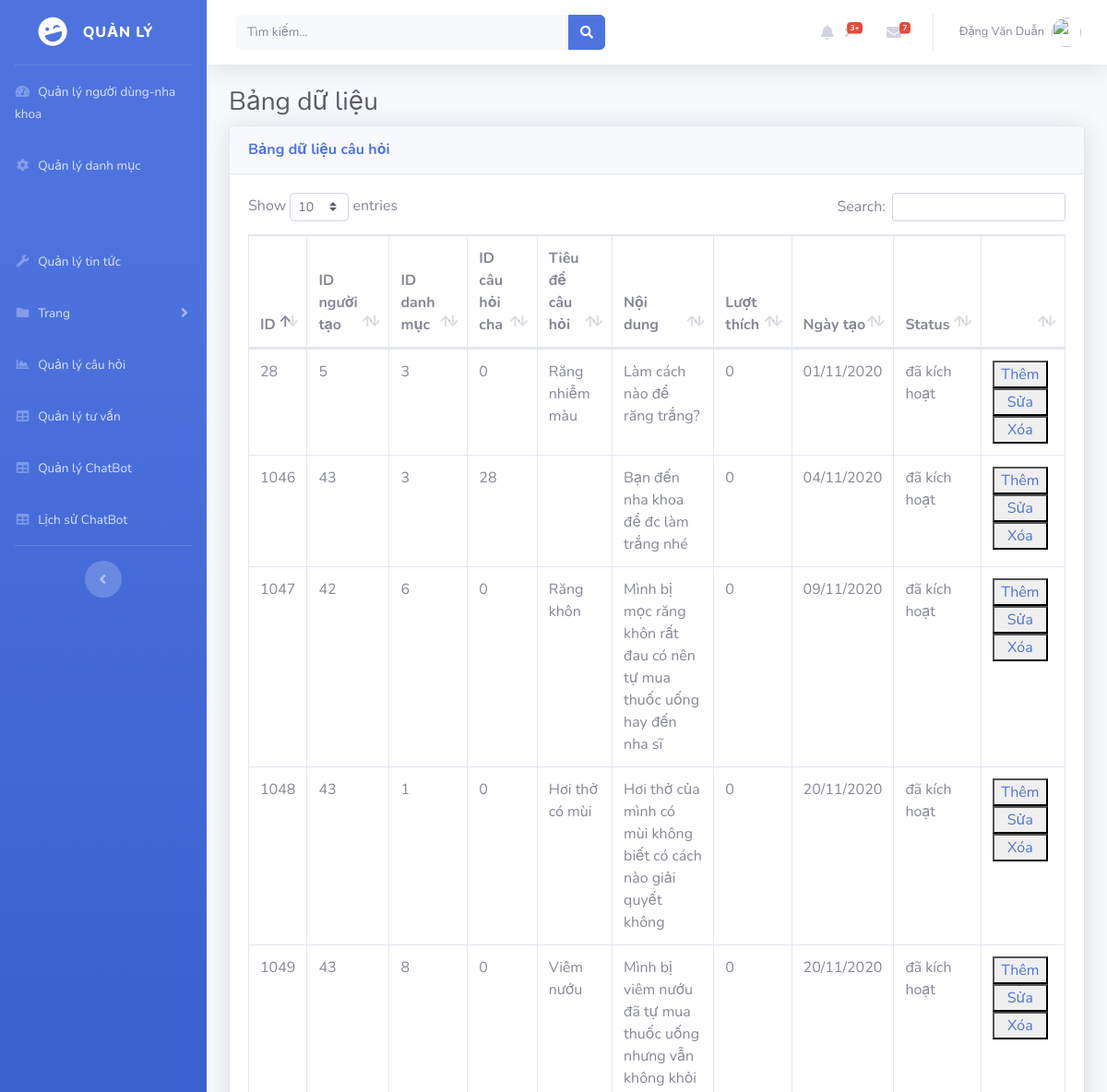
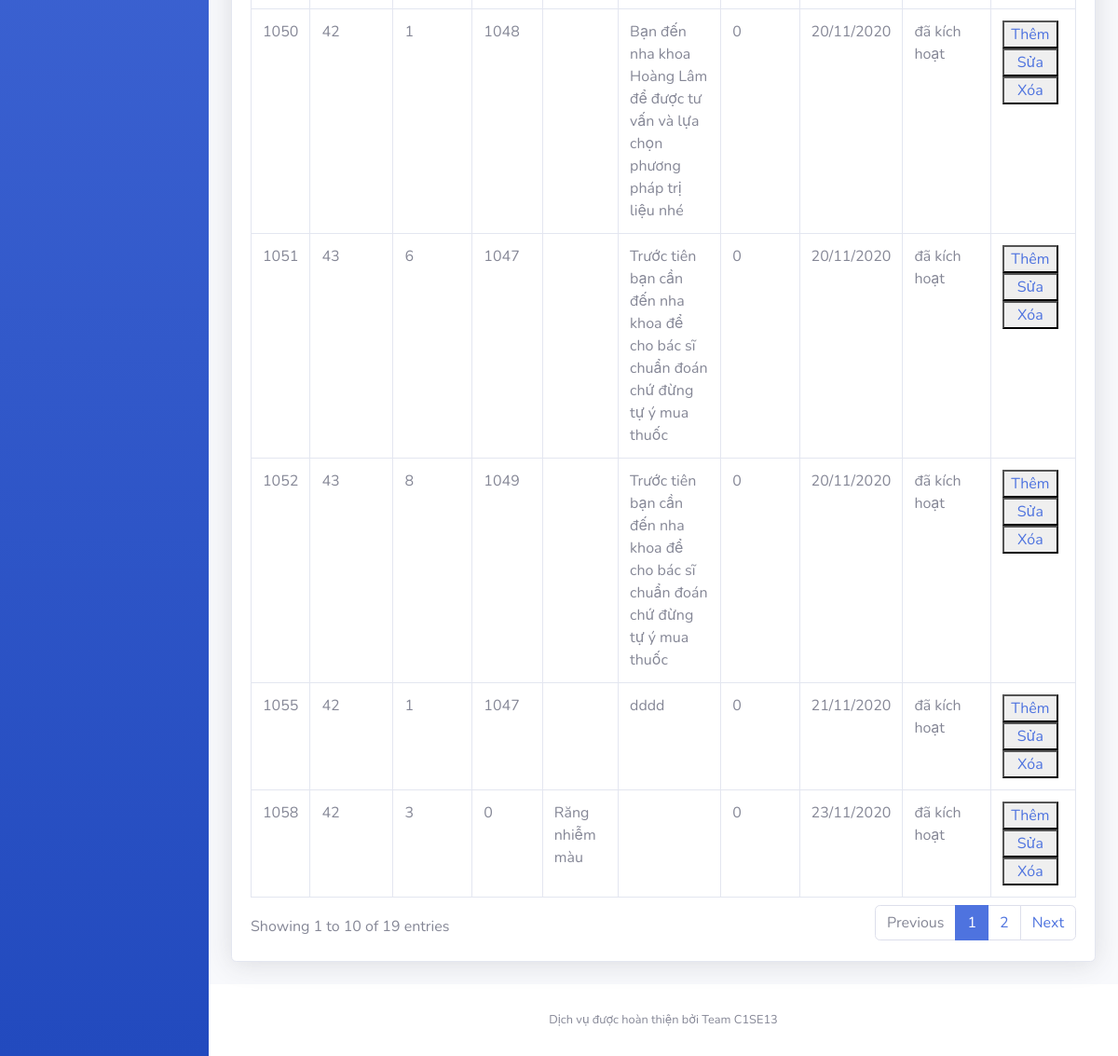
Page /admin/tables_cauhoi.php on the committed database (2 pictures, top to bottom).
### tables this page shows
CREATE TABLE `qa` (
  `qa_id` int(11) NOT NULL,
  `qa_title` varchar(1000) NOT NULL,
  `category_id` int(11) NOT NULL,
  `qa_content` varchar(3000) NOT NULL,
  `user_id` int(11) NOT NULL,
  `parent_id` int(11) NOT NULL,
  `like_count` int(10) NOT NULL DEFAULT 0,
  `create_date` varchar(11) NOT NULL,
  `status` int(11) NOT NULL DEFAULT 1,
  `topic` int(11) DEFAULT NULL,
  `climate` int(11) DEFAULT NULL,
  `patience` int(11) DEFAULT NULL
);

### admin/tables_cauhoi.php (the view, shortened to what this page needs)
<!DOCTYPE html>
<html lang="en">
<head>
  <link href="vendor/fontawesome-free/css/all.min.css" rel="stylesheet" type="text/css">
  <link href="css/sb-admin-2.min.css" rel="stylesheet">
  <link href="vendor/datatables/dataTables.bootstrap4.min.css" rel="stylesheet">
</head>
<?php
    $conn = connectsql();
    $sql = "SELECT * FROM qa ORDER BY qa_id ASC";
    $query = mysqli_query($conn,$sql);
 ?>
<body id="page-top">
  <div id="wrapper">
    <ul class="navbar-nav bg-gradient-primary sidebar sidebar-dark accordion" id="accordionSidebar">
      <a class="sidebar-brand d-flex align-items-center justify-content-center" href="index.php">
        <div class="sidebar-brand-icon rotate-n-15">
          <i class="fas fa-laugh-wink"></i>
        </div>
        <div class="sidebar-brand-text mx-3">Quản lý <sup></sup></div>
      </a>
      <hr class="sidebar-divider my-0">
      <li class="nav-item">
        <a class="nav-link" href="tables.php">
          <i class="fas fa-fw fa-tachometer-alt"></i>
         <span>Quản lý người dùng-nha khoa</span></a>
      </li>
       <li class="nav-item">
        <a class="nav-link collapsed" href="tables_danhmuc.php" >
          <i class="fas fa-fw fa-cog"></i>
          <span>Quản lý danh mục</span>
      </li>
      <li class="nav-item">
        <a class="nav-link collapsed" href="tables_tintuc.php">
          <i class="fas fa-fw fa-wrench"></i>
          <span>Quản lý tin tức</span>
        </a>
      </li>
      <li class="nav-item">
        <a class="nav-link collapsed" href="#" data-toggle="collapse" data-target="#collapsePages" aria-expanded="true" aria-controls="collapsePages">
          <i class="fas fa-fw fa-folder"></i>
          <span>Trang</span>
        </a>
      </li>
      <li class="nav-item">
        <a class="nav-link" href="tables_cauhoi.php">
          <i class="fas fa-fw fa-chart-area"></i>
          <span>Quản lý câu hỏi</span></a>
      </li>
      <li class="nav-item">
        <a class="nav-link" href="tables_benh.php">
          <i class="fas fa-fw fa-table"></i>
          <span>Quản lý tư vấn</span></a>
      </li>
            <li class="nav-item">
        <a class="nav-link" href="tables_chatbot.php">
          <i class="fas fa-fw fa-table"></i>
          <span>Quản lý ChatBot</span></a>
      </li>
            <li class="nav-item">
        <a class="nav-link" href="tables_history.php">
          <i class="fas fa-fw fa-table"></i>
          <span>Lịch sử ChatBot</span></a>
      </li>
      <hr class="sidebar-divider d-none d-md-block">
      <div class="text-center d-none d-md-inline">
        <button class="rounded-circle border-0" id="sidebarToggle"></button>
      </div>
    </ul>
    <div id="content-wrapper" class="d-flex flex-column">
      <div id="content">
        <nav class="navbar navbar-expand navbar-light bg-white topbar mb-4 static-top shadow">
          <form class="d-none d-sm-inline-block form-inline mr-auto ml-md-3 my-2 my-md-0 mw-100 navbar-search">
            <div class="input-group">
              <input type="text" class="form-control bg-light border-0 small" placeholder="Tìm kiếm..." aria-label="Search" aria-describedby="basic-addon2">
              <div class="input-group-append">
                <button class="btn btn-primary" type="button">
                  <i class="fas fa-search fa-sm"></i>
                </button>
              </div>
            </div>
          </form>
          <ul class="navbar-nav ml-auto">
            <li class="nav-item dropdown no-ar mx-1">
              <a class="nav-link dropdown-toggle" href="#" id="alertsDropdown" role="button" data-toggle="dropdown" aria-haspopup="true" aria-expanded="false">
                <i class="fas fa-bell fa-fw"></i>
                <span class="badge badge-danger badge-counter">3+</span>
              </a>
            </li>
            <li class="nav-item dropdown no-arrow mx-1">
              <a class="nav-link dropdown-toggle" href="#" id="messagesDropdown" role="button" data-toggle="dropdown" aria-haspopup="true" aria-expanded="false">
                <i class="fas fa-envelope fa-fw"></i>
                <span class="badge badge-danger badge-counter">7</span>
              </a>
            </li>
            <li class="nav-item dropdown no-arrow">
              <a class="nav-link dropdown-toggle" href="#" id="userDropdown" role="button" data-toggle="dropdown" aria-haspopup="true" aria-expanded="false">
                <span class="mr-2 d-none d-lg-inline text-gray-600 small">Đặng Văn Duẫn</span>
                <img class="img-profile rounded-circle" src="https://source.unsplash.com/QAB-WJcbgJk/60x60">
              </a>
            </li>
          </ul>
        </nav>
        <div class="container-fluid">
          <h1 class="h3 mb-2 text-gray-800">Bảng dữ liệu</h1>
          <div class="card shadow mb-4">
            <div class="card-header py-3">
              <h6 class="m-0 font-weight-bold text-primary">Bảng dữ liệu câu hỏi</h6>
            </div>
            <div class="card-body">
              <div class="table-responsive">
                <table class="table table-bordered" id="dataTable" width="100%" cellspacing="0">
                  <thead>
                    <tr>
                      <th>ID</th>
                      <th>ID người tạo</th>
                      <th>ID danh mục</th>
                      <th>ID câu hỏi cha</th>
                      <th>Tiêu đề câu hỏi</th>
                      <th>Nội dung</th>
                      <th>Lượt thích</th>
                      <th>Ngày tạo</th>
                      <th>Status</th>
                      <th></th>
                    </tr>
                  </thead>
                  <?php while ($row = mysqli_fetch_array($query)) {?>
                      <tr>
                        <td><?php echo $row['qa_id'];?></td>
                        <td><?php echo $row['user_id'];?></td>
                         <td><?php echo $row['category_id'];?></td>
                        <td><?php echo $row['parent_id'];?></td>
                        <td><?php echo $row['qa_title'];?></td>
                        <td><?php echo $row['qa_content'];?></td>
                        <td><?php echo $row['like_count'];?></td>
                        <td><?php echo $row['create_date'];?></td>
                        <td><?php $status= $row['status']; if($status==0) echo "Chưa kích hoạt";
                        else echo "đã kích hoạt";?></td>
                         <td>
                          <button type="submit" style="width: 60px;"><a href="add_update_question.php">Thêm</a></button>
                          <button type="submit" style="width: 60px;"><a href="update_qa.php">Sửa </a></button>
                          <button type="submit" style="width: 60px;"><a href="delete_qa.php">Xóa </a></button>
                        </td>
                      </tr>
                  <?php } ?>
                </table>
              </div>
            </div>
          </div>
        </div>
      </div>
      <footer class="sticky-footer bg-white">
        <div class="container my-auto">
          <div class="copyright text-center my-auto">
            <span>Dịch vụ được hoàn thiện bởi Team C1SE13</span>
          </div>
        </div>
      </footer>
    </div>
  </div>
</body>
</html>

### rows in the picture
qa: qa_id "28", user "5", category "3", parent "0", qa_title "Răng nhiễm màu", qa_content "Làm cách nào để răng trắng?", like_count "0", create_date "01/11/2020", status "đã kích hoạt"
qa: qa_id "1046", user "43", category "3", parent "28", qa_content "Bạn đến nha khoa để đc làm trắng nhé", like_count "0", create_date "04/11/2020", status "đã kích hoạt"
qa: qa_id "1047", user "42", category "6", parent "0", qa_title "Răng khôn", qa_content "Mình bị mọc răng khôn rất đau có nên tự mua thuốc uống hay đến nha sĩ", like_count "0", create_date "09/11/2020", status "đã kích hoạt"
qa: qa_id "1048", user "43", category "1", parent "0", qa_title "Hơi thở có mùi", qa_content "Hơi thở của mình có mùi không biết có cách nào giải quyết không", like_count "0", create_date "20/11/2020", status "đã kích hoạt"
qa: qa_id "1049", user "43", category "8", parent "0", qa_title "Viêm nướu", qa_content "Mình bị viêm nướu đã tự mua thuốc uống nhưng vẫn không khỏi", like_count "0", create_date "20/11/2020", status "đã kích hoạt"
qa: qa_id "1050", user "42", category "1", parent "1048", qa_content "Bạn đến nha khoa Hoàng Lâm để được tư vấn và lựa chọn phương pháp trị liệu nhé", like_count "0", create_date "20/11/2020", status "đã kích hoạt"
qa: qa_id "1051", user "43", category "6", parent "1047", qa_content "Trước tiên bạn cần đến nha khoa để cho bác sĩ chuẩn đoán chứ đừng tự ý mua thuốc", like_count "0", create_date "20/11/2020", status "đã kích hoạt"
qa: qa_id "1052", user "43", category "8", parent "1049", qa_content "Trước tiên bạn cần đến nha khoa để cho bác sĩ chuẩn đoán chứ đừng tự ý mua thuốc", like_count "0", create_date "20/11/2020", status "đã kích hoạt"
qa: qa_id "1055", user "42", category "1", parent "1047", qa_content "dddd", like_count "0", create_date "21/11/2020", status "đã kích hoạt"
qa: qa_id "1058", user "42", category "3", parent "0", qa_title "Răng nhiễm màu", like_count "0", create_date "23/11/2020", status "đã kích hoạt"
